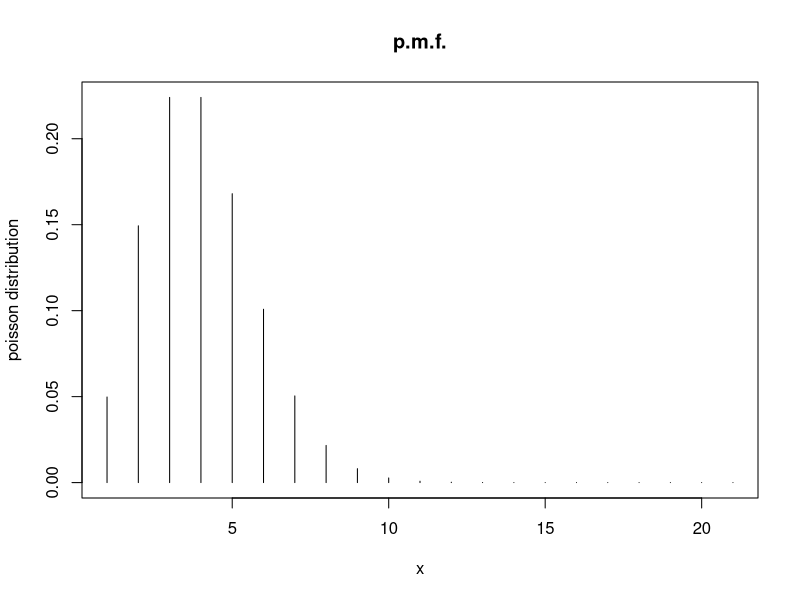
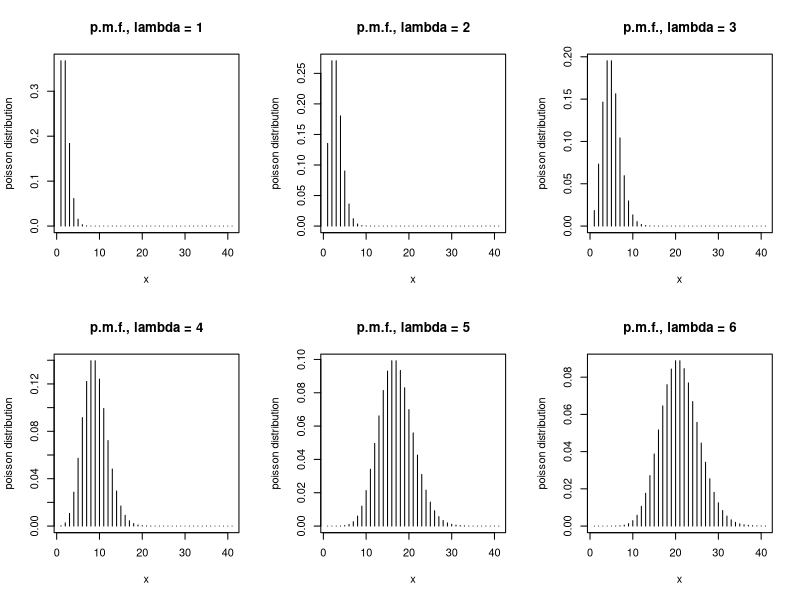
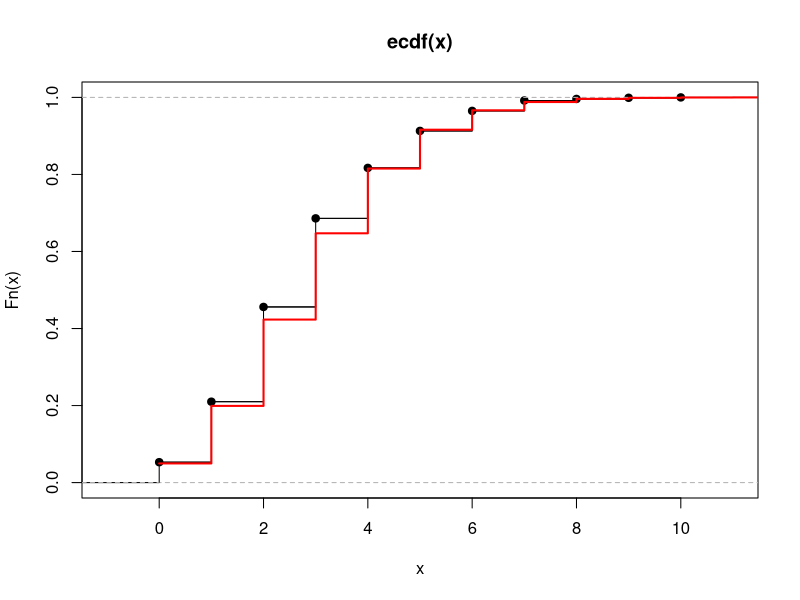
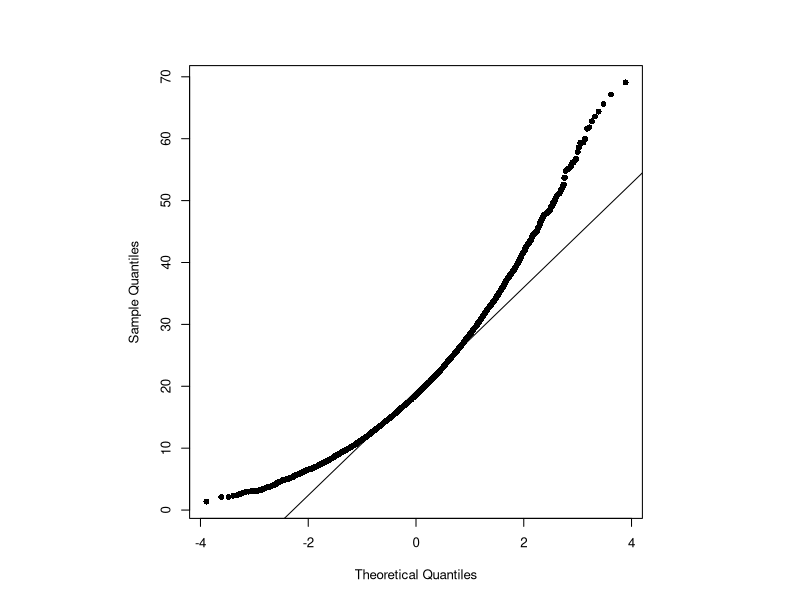

These charts were generated, in order, by the following R code:
# ## Build.in functions in R to work with rvs ------------------------------------
# ?dnorm #pdf/pmf
# ?pnorm #cdf
# ?qnorm #quantile
# ?rnorm #random numbers generation
# 
# par(mfrow = c(1,3))
# xx <- rnorm(100)
# hist(xx, prob = T)
# curve(dnorm(x), col = "gold", add = T, lwd = 2, from = -4, to = 4)
# plot(sort(xx), cumsum(rep(1/length(xx), length(xx))), pch = 20)
# curve(pnorm(x), from = -4, to = 4, add = T,  col = "gold", lwd = 2)
# 
# p <- 0.25
# abline(h=p, lty=2, col="red")
# abline(v=qnorm(p), lty=2, col="red")
# plot(cumsum(rep(1/length(xx), length(xx))), sort(xx),  pch = 20)
# curve(qnorm(x), col = "gold", lwd = 2, add = T)
# 
# abline(v = p, lty=2, col="red")        # vertical line in corrispondence of the quantile (0.25)
# abline(h = qnorm(p), lty=2, col="red") # horizontal line in corrispondence of the quantile

#? --------------------------------------------------------------------------------

# ## qqplot normal vs student-t  -------------------------------------------------
# set.seed(123)
# par(mfrow=c(1,2))
# x <- rt(1000,2);
# qqnorm(x, pch = 16, main = "")
# qqline(x)
# 
# y <- rnorm(1000)
# qqnorm(y, pch = 16, main = "")
# qqline(y)

# ## Inversion sampling: Simulate a Normal(5,4) from a Unif
# par(mfrow=c(1,1))
# y <- runif(10^4); x <- qnorm(y, m = 5, s = 2) # s = standard deviation
# par(pty = "s",  cex = 0.8)
# qqnorm(x, pch = 16, main = "")
# qqline(x)


### EXERCISE -------------------------------------------------------------------
## Compute P(X = 0) for X ∼ Pois(3) --------------------------------------------
dpois(0, 3)

## Compute P(X = x) for X ∼ Pois(3), for x = 0,1,...,5 -------------------------
dpois(0:5, 3)

## Make a plot of the Poisson p.m.f. with lambda = 3 and for x=0,...20----------
plot(dpois(0:20, 3), type = "h", xlab = "x", ylab = "poisson distribution", main = "p.m.f.")

## Explore how the p.m.f. of a Poisson rv changes varying lambda ---------------
par(mfrow = c(2,3))
plot(dpois(0:40, 1), xlab = "x", ylab = "poisson distribution", main = "p.m.f., lambda = 1", type = "h")
plot(dpois(0:40, 2), xlab = "x", ylab = "poisson distribution", main = "p.m.f., lambda = 2", type = "h")
plot(dpois(0:40, 4), xlab = "x", ylab = "poisson distribution", main = "p.m.f., lambda = 3", type = "h")
plot(dpois(0:40, 8), xlab = "x", ylab = "poisson distribution", main = "p.m.f., lambda = 4", type = "h")
plot(dpois(0:40, 16), xlab = "x", ylab = "poisson distribution", main = "p.m.f., lambda = 5", type = "h")
plot(dpois(0:40, 20), xlab = "x", ylab = "poisson distribution", main = "p.m.f., lambda = 6", type = "h")

## Compare a random sample from a Poisson with the theoretical quantiles--------
par(mfrow = c(1, 1))
n <- 1000
x <- rpois(n, 3)
plot(ecdf(x))
points(sort(x), 1:n/n, type = "s")
points(0:n, ppois(0:n,3), col = "red", lwd = 2, type = "s")

# ##repeat the points above with another continuous rv of your choice
# par(mfrow = c(2, 2))
# 
# x1 <- rbinom(100, 3, 0.9)
# qqnorm(x1, main = "binomial")
# qqline(x1)
# 
# x2 <- rnorm(100, 3)
# qqnorm(x2, main = "normal")
# qqline(x2)
# 
# x3 <- rgamma(100, 3, 0.9)
# qqnorm(x3, main = "gamma")
# qqline(x3)
# 
# x4 <- rexp(100, 3)
# qqnorm(x4, main = "exp")
# qqline(x4)
# 
# 
# ## Inversion sampling: Simulate a Gamma(shape = 5, scale = 4) from a Unif
# ## compare the simulated data with the theoretical distribution using a qqplot
# 
par(mfrow = c(1,1))
y <- runif(10^4); x <- qgamma(y, 5, scale = 4)
par(pty = "s", cex = 0.8)
qqnorm(x, pch = 16, main = "")
qqline(x)